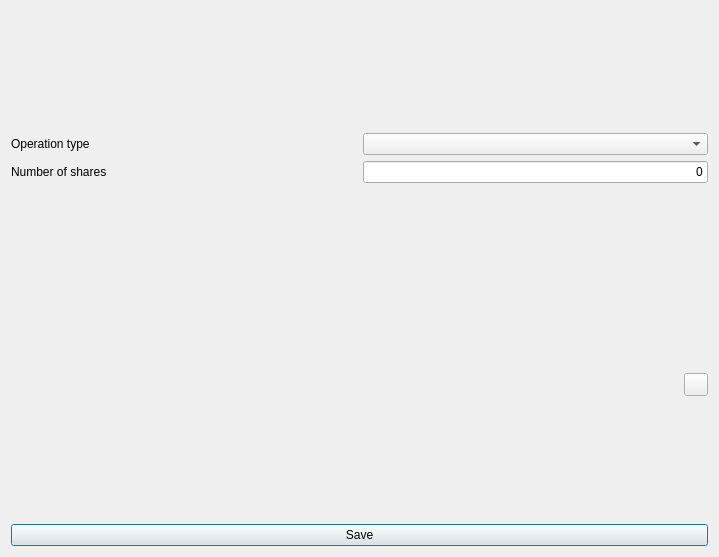
<?xml version="1.0" encoding="UTF-8"?>
<ui version="4.0">
 <class>frmInvestmentOperationsAdd</class>
 <widget class="QDialog" name="frmInvestmentOperationsAdd">
  <property name="windowModality">
   <enum>Qt::WindowModal</enum>
  </property>
  <property name="geometry">
   <rect>
    <x>0</x>
    <y>0</y>
    <width>719</width>
    <height>557</height>
   </rect>
  </property>
  <property name="windowTitle">
   <string>New investment operation</string>
  </property>
  <property name="windowIcon">
   <iconset resource="../images/xulpymoney.qrc">
    <normaloff>:/xulpymoney/document-edit.png</normaloff>:/xulpymoney/document-edit.png</iconset>
  </property>
  <property name="modal">
   <bool>true</bool>
  </property>
  <layout class="QHBoxLayout" name="horizontalLayout">
   <item>
    <layout class="QVBoxLayout" name="verticalLayout">
     <item>
      <widget class="QLabel" name="lblTitulo">
       <property name="font">
        <font>
         <pointsize>14</pointsize>
         <weight>75</weight>
         <bold>true</bold>
        </font>
       </property>
       <property name="styleSheet">
        <string notr="true">color: rgb(0, 128, 0);</string>
       </property>
       <property name="alignment">
        <set>Qt::AlignCenter</set>
       </property>
      </widget>
     </item>
     <item>
      <layout class="QHBoxLayout" name="horizontalLayout_8">
       <item>
        <spacer name="horizontalSpacer_2">
         <property name="orientation">
          <enum>Qt::Horizontal</enum>
         </property>
         <property name="sizeHint" stdset="0">
          <size>
           <width>40</width>
           <height>20</height>
          </size>
         </property>
        </spacer>
       </item>
       <item>
        <widget class="wdgDatetime" name="wdgDT" native="true"/>
       </item>
       <item>
        <spacer name="horizontalSpacer">
         <property name="orientation">
          <enum>Qt::Horizontal</enum>
         </property>
         <property name="sizeHint" stdset="0">
          <size>
           <width>40</width>
           <height>20</height>
          </size>
         </property>
        </spacer>
       </item>
      </layout>
     </item>
     <item>
      <layout class="QHBoxLayout" name="horizontalLayout_3">
       <item>
        <widget class="QLabel" name="lblType">
         <property name="text">
          <string>Operation type</string>
         </property>
        </widget>
       </item>
       <item>
        <widget class="QComboBox" name="cmbTiposOperaciones"/>
       </item>
      </layout>
     </item>
     <item>
      <layout class="QHBoxLayout" name="horizontalLayout_5">
       <item>
        <widget class="QLabel" name="lblShares">
         <property name="text">
          <string>Number of shares</string>
         </property>
        </widget>
       </item>
       <item>
        <widget class="myQLineEdit" name="txtAcciones">
         <property name="sizePolicy">
          <sizepolicy hsizetype="Minimum" vsizetype="Fixed">
           <horstretch>0</horstretch>
           <verstretch>0</verstretch>
          </sizepolicy>
         </property>
         <property name="text">
          <string>0</string>
         </property>
         <property name="alignment">
          <set>Qt::AlignRight|Qt::AlignTrailing|Qt::AlignVCenter</set>
         </property>
        </widget>
       </item>
      </layout>
     </item>
     <item>
      <widget class="wdgTwoCurrencyLineEdit" name="wdg2CCurrencyConversion" native="true"/>
     </item>
     <item>
      <widget class="wdgTwoCurrencyLineEdit" name="wdg2CPrice" native="true"/>
     </item>
     <item>
      <widget class="wdgTwoCurrencyLineEdit" name="wdg2CTaxes" native="true"/>
     </item>
     <item>
      <layout class="QHBoxLayout" name="horizontalLayout_2">
       <item>
        <widget class="wdgTwoCurrencyLineEdit" name="wdg2CComission" native="true"/>
       </item>
       <item>
        <widget class="QToolButton" name="cmdComissionCalculator">
         <property name="toolTip">
          <string>Comission calculator</string>
         </property>
         <property name="text">
          <string/>
         </property>
         <property name="icon">
          <iconset resource="../images/xulpymoney.qrc">
           <normaloff>:/xulpymoney/tools-wizard.png</normaloff>:/xulpymoney/tools-wizard.png</iconset>
         </property>
        </widget>
       </item>
      </layout>
     </item>
     <item>
      <widget class="wdgTwoCurrencyLineEdit" name="wdg2CGross" native="true"/>
     </item>
     <item>
      <widget class="wdgTwoCurrencyLineEdit" name="wdg2CNet" native="true"/>
     </item>
     <item>
      <widget class="QPushButton" name="cmd">
       <property name="text">
        <string>Save</string>
       </property>
       <property name="icon">
        <iconset resource="../images/xulpymoney.qrc">
         <normaloff>:/xulpymoney/save.png</normaloff>:/xulpymoney/save.png</iconset>
       </property>
      </widget>
     </item>
    </layout>
   </item>
  </layout>
  <zorder></zorder>
 </widget>
 <customwidgets>
  <customwidget>
   <class>myQLineEdit</class>
   <extends>QLineEdit</extends>
   <header location="global">myqlineedit</header>
  </customwidget>
  <customwidget>
   <class>wdgDatetime</class>
   <extends>QWidget</extends>
   <header location="global">wdgDatetime</header>
   <container>1</container>
  </customwidget>
  <customwidget>
   <class>wdgTwoCurrencyLineEdit</class>
   <extends>QWidget</extends>
   <header location="global">wdgTwoCurrencyLineEdit</header>
   <container>1</container>
  </customwidget>
 </customwidgets>
 <resources>
  <include location="../images/xulpymoney.qrc"/>
 </resources>
 <connections/>
</ui>
